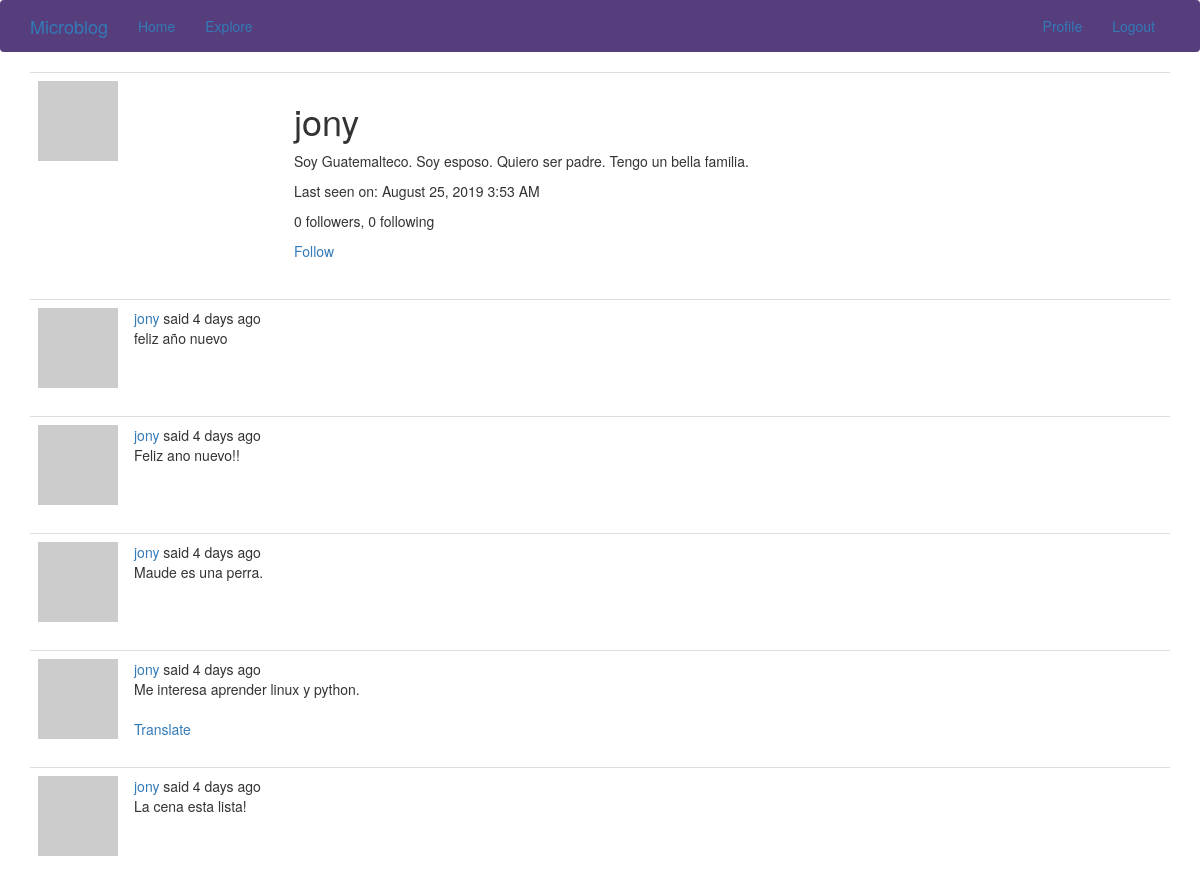
The app's page /user/jony (signed in, upper part), older data.
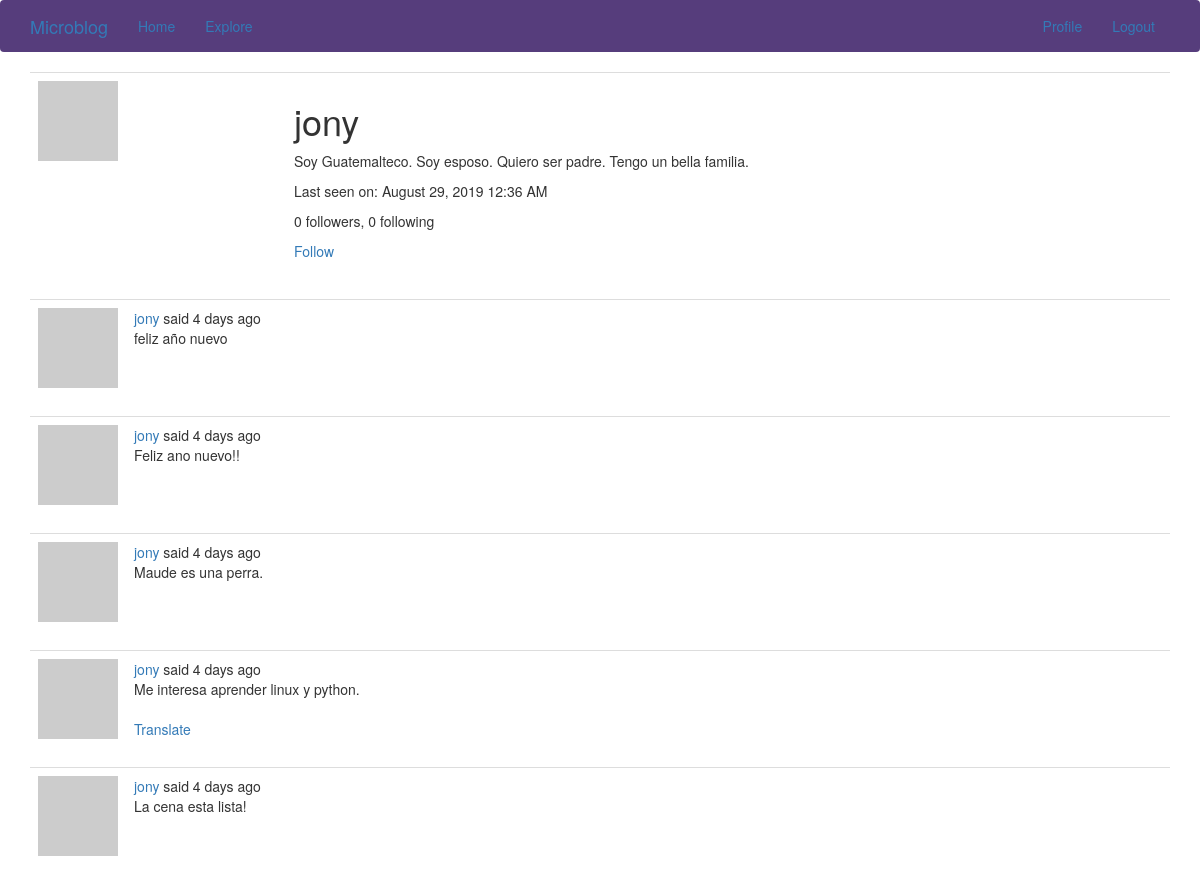
The same page, newer data.
### app/models.py (models this page shows, shortened)
class User(UserMixin, db.Model):
    id = db.Column(db.Integer, primary_key=True)
    username = db.Column(db.String(64), index=True, unique=True)
    email = db.Column(db.String(120), index=True, unique=True)
    password_hash = db.Column(db.String(128))
    posts = db.relationship('Post', backref='author', lazy='dynamic')
    about_me = db.Column(db.String(140))
    last_seen = db.Column(db.DateTime, default=datetime.utcnow)
    followed = db.relationship(
        'User', secondary=followers,
        primaryjoin=(followers.c.follower_id == id),
        secondaryjoin=(followers.c.followed_id == id),
        backref=db.backref('followers', lazy='dynamic'), lazy='dynamic')
    def avatar(self, size):
        digest = md5(self.email.lower().encode('utf-8')).hexdigest()
        return 'https://www.gravatar.com/avatar/{}?d=identicon&s={}'.format(
            digest, size)
    def is_following(self, user):
        return self.followed.filter(
            followers.c.followed_id == user.id).count() > 0

class Post(db.Model):
    id = db.Column(db.Integer, primary_key=True)
    body = db.Column(db.String(140))
    timestamp = db.Column(db.DateTime, index=True, default=datetime.utcnow)
    user_id = db.Column(db.Integer, db.ForeignKey('user.id'))
    language = db.Column(db.String(5))

### app/main/routes.py (the view)
@bp.route('/user/<username>')
@login_required
def user(username):
    user = User.query.filter_by(username=username).first_or_404()
    page = request.args.get('page', 1, type=int)
    posts = user.posts.order_by(Post.timestamp.desc()).paginate(
        page, current_app.config['POSTS_PER_PAGE'], False)
    next_url = url_for('main.user', username=user.username, page=posts.next_num) \
        if posts.has_next else None
    prev_url = url_for('main.user', username=user.username, page=posts.prev_num) \
        if posts.has_prev else None
    return render_template('user.html', user=user, posts=posts.items,
                           next_url=next_url, prev_url=prev_url)

### app/main/routes.py (called while the page is built)
@bp.before_app_request
def before_request():
    if current_user.is_authenticated:
        current_user.last_seen = datetime.utcnow()
        db.session.commit()
    g.locale = str(get_locale())

### app/models.py (called while the page is built)
@login.user_loader
def load_user(id):
    return User.query.get(int(id))

### app/templates/user.html (shortened to what this page needs)
{% extends "base.html" %}
{% block app_content %}
  <table class="table table-hover">
    <tr>
      <td width="256px"><img src="{{ user.avatar(256) }}" alt="avatar"></td>
      <td>
        <h1>{{ user.username }}</h1>
        {% if user.about_me %}
          <p>{{ user.about_me }}</p>
        {% endif %}
        {% if user.last_seen %}
          <p>{{ _('Last seen on') }}: {{ moment(user.last_seen).format('LLL') }}</p>
        {% endif %}
        <p>{{ _('%(count)d followers', count=user.followers.count()) }}, {{ _('%(count)d following', count=user.followed.count()) }}</p>
        {% if user == current_user %}
          <p><a href="{{ url_for('main.edit_profile') }}">{{ _('Edit your profile') }}</a></p>
        {% elif not current_user.is_following(user) %}
          <p><a href="{{ url_for('main.follow', username=user.username) }}">{{ _('Follow') }}</a></p>
        {% else %}
          <p><a href="{{ url_for('main.unfollow', username=user.username) }}">{{ _('Unfollow') }}</a></p>
        {% endif %}
      </td>
    </tr>
  </table>
  {% for post in posts %}
    {% include '_post.html' %}
  {% endfor %}
{% endblock %}

### app/templates/base.html (shortened to what this page needs)
{% extends 'bootstrap/base.html' %}
{% block navbar %}
  <nav class="navbar fixed-top" style="background-color: #563d7c;">
    <div class="container fixed-top">
      <div class="navbar-header">
        <a class="navbar-brand" href="{{ url_for('main.index') }}">Microblog</a>
      </div>
      <div class="collapse navbar-collapse" id="bs-example-navbar-collapse-1">
        <ul class="nav navbar-nav">
          <li>
            <a href="{{ url_for('main.index') }}">{{ _('Home') }}</a>
          </li>
          <li>
            <a href="{{ url_for('main.explore') }}">{{ _('Explore') }}</a>
          </li>
        </ul>
        <ul class="nav navbar-nav navbar-right">
          {% if current_user.is_anonymous %}
            <li>
              <a href="{{ url_for('auth.login') }}">{{ _('Login') }}</a>
            </li>
          {% else %}
            <li>
              <a href="{{ url_for('main.user', username=current_user.username) }}">{{ _('Profile') }}</a>
            </li>
            <li>
              <a href="{{ url_for('auth.logout') }}">{{ _('Logout') }}</a>
            </li>
          {% endif %}
        </ul>
      </div>
    </div>
  </nav>
{% endblock %}
{% block content %}
  <div class="container">
    {% block app_content %}{% endblock %}
  </div>
{% endblock %}

### app/templates/_post.html (shortened to what this page needs)
<table class="table table-hover">
  <tr>
    <td width="70px">
        <a href="{{ url_for('main.user', username=post.author.username) }}">
            <img src="{{ post.author.avatar(70) }}" />
        </a>
    </td>
    <td>
      {{ _('%(username)s said %(when)s',
        username=user_link, when=moment(post.timestamp).fromNow()) }}
      <br>
      <span id="post{{ post.id }}">{{ post.body }}</span>
      {% if post.language and post.language != g.locale %}
        <br><br>
        <span id="translation{{ post.id }}">
          <a href="javascript:translate(
                    '#post{{ post.id }}',
                    '#translation{{ post.id }}',
                    '{{ post.language }}',
                    '{{ g.locale }}');">{{ _('Translate') }}</a>
        </span>
      {% endif %}
    </td>
  </tr>
</table>

Row changes from the older to the newer data that the page shows:
changed User "jony": last_seen "August 25, 2019 3:53 AM" → "August 29, 2019 12:36 AM"
